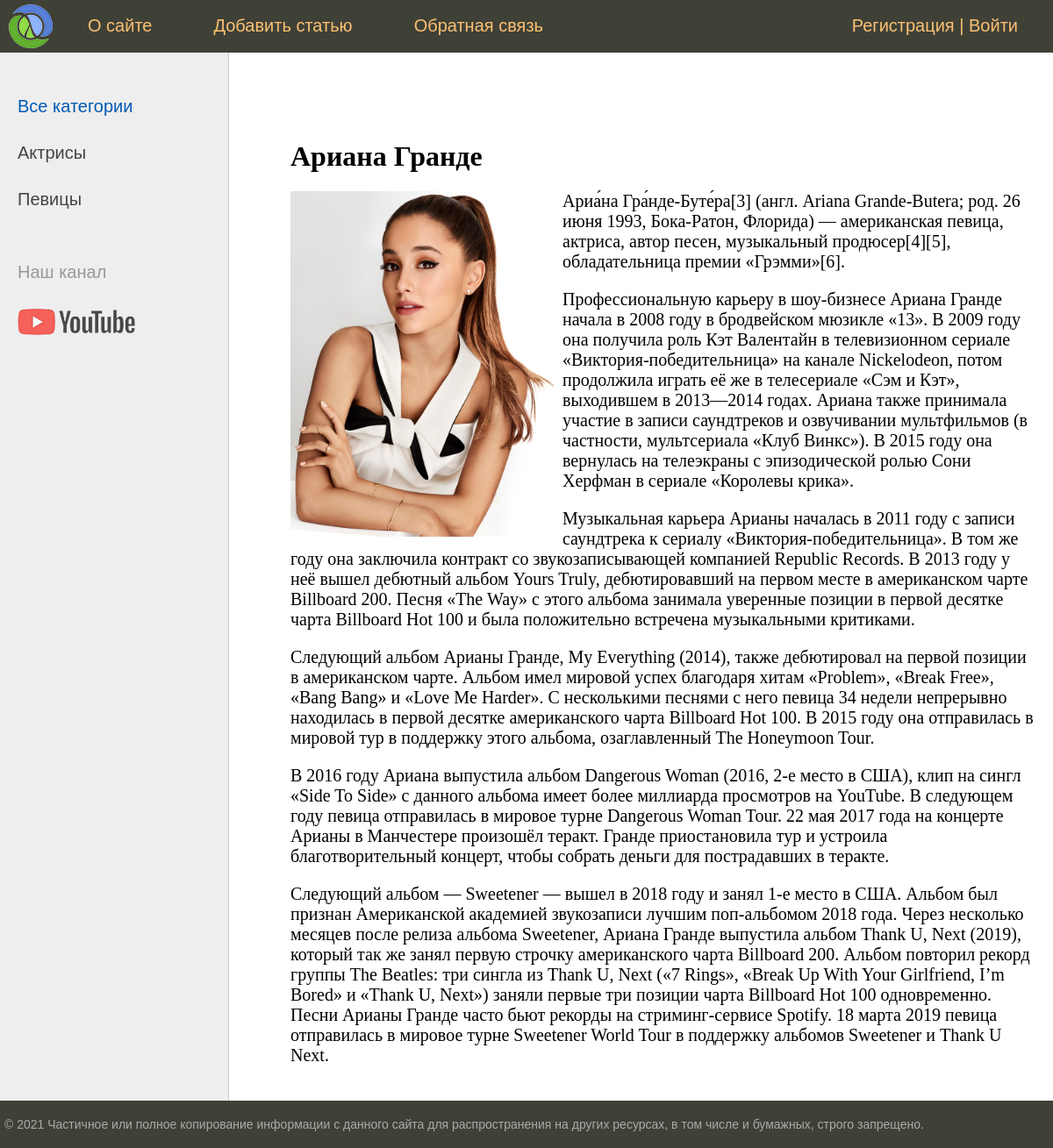
Page /post/ariana-grande on the committed database.
### women/models.py (models this page shows, shortened)
class Category(models.Model):
    name = models.CharField(max_length=100, db_index=True, verbose_name='Категория')
    slug = models.SlugField(max_length=255, unique=True, db_index=True, verbose_name='URL')
    def get_absolute_url(self):
        return reverse("category", kwargs={"cat_slug": self.slug})
    class Meta:
        verbose_name = 'Категория'
        verbose_name_plural = 'Категории'
        ordering = ['id']

class Women(models.Model):
    title = models.CharField(max_length=255, verbose_name='Заголовок')
    slug = models.SlugField(max_length=255, unique=True, db_index=True, verbose_name='URL')
    content = models.TextField(blank=True, verbose_name='Текст статьи')
    photo = models.ImageField(upload_to="photos/%Y/%m/%d/", verbose_name='Фото')
    time_create = models.DateTimeField(auto_now_add=True, verbose_name='Время создания')
    time_update = models.DateTimeField(auto_now=True, verbose_name='Время изменения')
    is_published = models.BooleanField(default=True, verbose_name='Публикация')
    cat = models.ForeignKey('Category', on_delete=models.PROTECT, verbose_name='Категории')
    def __str__(self):
        return self.title
    class Meta:
        verbose_name = 'Известные женщины'
        verbose_name_plural = 'Известные женщины'
        ordering = ['id']

### women/views.py (the view)
# urls.py: path('post/<slug:post_slug>', ShowPost.as_view(), name='post'),
class ShowPost(DataMixin, DetailView):
    model = Women
    template_name = 'women/post.html'
    slug_url_kwarg = 'post_slug'
    context_object_name = 'post'
    def get_context_data(self, *, object_list=None, **kwargs):
        context = super().get_context_data(**kwargs)
        c_def = self.get_user_context(title=context['post'])
        return dict(list(context.items()) + list(c_def.items()))

### women/templatetags/women_tags.py (called while the page is built)
@register.inclusion_tag("women/list_categories.html")
def show_categories(sort=None, cat_selected=0):
    if not sort:
        cats = Category.objects.all()
    else:
        cats = Category.objects.order_by(sort)
    return {"cats" : cats, 'cat_selected' : cat_selected}

@register.inclusion_tag('women/menu.html', takes_context=True)
def show_menu(context):
    menu = [
    {"title":"О сайте", 'url_name':'about'},
    {"title":"Добавить статью", 'url_name':'add_page'},
    {"title":"Обратная связь", 'url_name':'contact'},
    ]
    context["menu"] = menu
    return context

### women/utils.py (called while the page is built)
    def get_user_context(self, **kwargs):
        context = kwargs
        cats = cache.get('cats')
        if not cats:
            cats = Category.objects.all()
            cache.set('cats', cats, 60)
        context['cats'] = cats
        if 'cat_selected' not in context:
            context['cat_selected'] = 0
        return context

### women/templates/women/post.html
{% extends 'women/base.html' %}
{% block content %}
<h1>{{ post.title }}</h1>
{% if post.photo %}
<p><img class="img-article-left" src="{{ post.photo.url }}"></p>
{% endif %}
{{ post.content|linebreaks }}
{% endblock %}

### women/templates/women/list_categories.html
{% for c in cats %}
{% if c.pk == cat_selected %}
    <li class="selected">{{ c.name }}</li>
{% else %}
    <li><a href="{{ c.get_absolute_url }}">{{ c.name }}</a></li>
{% endif %}
{% endfor %}

### women/static/women/css/styles.css (style rules this page uses)
html, body { font-family: 'Arial'; margin: 0; padding: 0; height: 100%; width: 100%; color: #444; }
a { color: #0059b2; text-decoration: none; }
img { max-width: 600px; height: auto; }
img.img-article-left { max-width: 300px; height: auto; float: left; padding: 0 10px 10px 0; }
.left-chapters ul li { margin: 30px 0 0 0; color: #999; }
.left-chapters ul li a { color: #444; text-decoration: none; }
.content-text h1 { font-size: 32px; }

### rows in the picture
Category: name "Актрисы"
Category: name "Певицы"
Women: title "Ариана Гранде", photo (picture), content "Ариа́на Гра́нде-Буте́ра[3] (англ. Ariana Grande-Butera; род. 26 июня 1993, Бока-Ратон, Флорида) — американская певица, актриса, автор песен, музыкальный продюсер[4][5], обладательница премии «Грэмми»[6]. Профессиональную карьеру в шоу-бизнесе Ариана Гранде начала в 2008 году в бродвейском мюзикле «13». В 2009 году она получила роль Кэт Валентайн в телевизионном сериале «Виктория-победительница» на канале Nickelodeon, потом продолжила играть её же в телесериале «Сэм и Кэт», выходившем в 2013—2014 годах. Ариана также принимала участие в записи саундтреков и озвучивании мультфильмов (в частности, мультсериала «Клуб Винкс»). В 2015 году она вернулась на телеэкраны с эпизодической ролью Сони…"

### other values in the picture
{{ m.title }} "О сайте" "Добавить статью" "Обратная связь"
